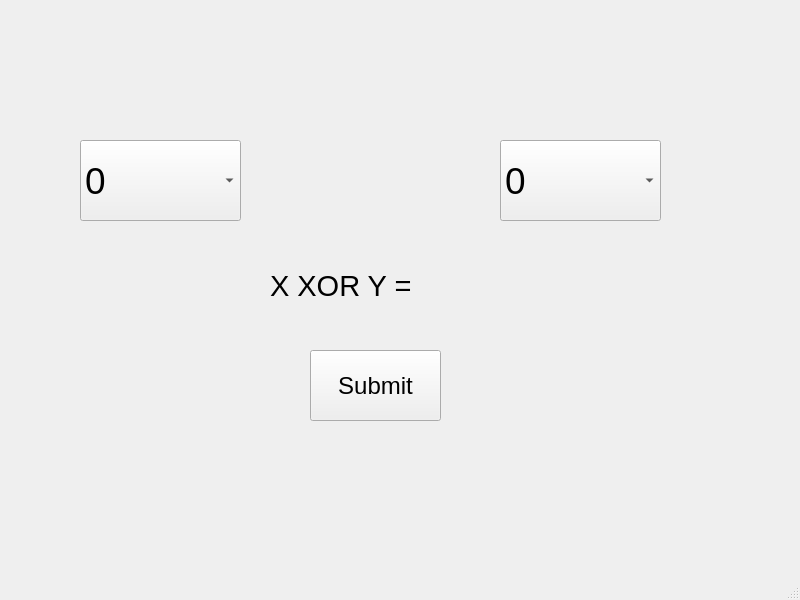
<?xml version="1.0" encoding="UTF-8"?>
<ui version="4.0">
 <class>MainWindow</class>
 <widget class="QMainWindow" name="MainWindow">
  <property name="geometry">
   <rect>
    <x>0</x>
    <y>0</y>
    <width>800</width>
    <height>600</height>
   </rect>
  </property>
  <property name="windowTitle">
   <string>MainWindow</string>
  </property>
  <widget class="QWidget" name="centralwidget">
   <widget class="QComboBox" name="comboX">
    <property name="geometry">
     <rect>
      <x>80</x>
      <y>140</y>
      <width>161</width>
      <height>81</height>
     </rect>
    </property>
    <property name="font">
     <font>
      <pointsize>28</pointsize>
     </font>
    </property>
    <item>
     <property name="text">
      <string>0</string>
     </property>
    </item>
    <item>
     <property name="text">
      <string>1</string>
     </property>
    </item>
   </widget>
   <widget class="QComboBox" name="comboY">
    <property name="geometry">
     <rect>
      <x>500</x>
      <y>140</y>
      <width>161</width>
      <height>81</height>
     </rect>
    </property>
    <property name="font">
     <font>
      <pointsize>28</pointsize>
     </font>
    </property>
    <item>
     <property name="text">
      <string>0</string>
     </property>
    </item>
    <item>
     <property name="text">
      <string>1</string>
     </property>
    </item>
   </widget>
   <widget class="QPushButton" name="submitButton">
    <property name="geometry">
     <rect>
      <x>310</x>
      <y>350</y>
      <width>131</width>
      <height>71</height>
     </rect>
    </property>
    <property name="font">
     <font>
      <pointsize>18</pointsize>
     </font>
    </property>
    <property name="text">
     <string>Submit</string>
    </property>
   </widget>
   <widget class="QLabel" name="label">
    <property name="geometry">
     <rect>
      <x>270</x>
      <y>260</y>
      <width>231</width>
      <height>51</height>
     </rect>
    </property>
    <property name="font">
     <font>
      <pointsize>22</pointsize>
     </font>
    </property>
    <property name="text">
     <string>X XOR Y = </string>
    </property>
   </widget>
  </widget>
  <widget class="QMenuBar" name="menubar">
   <property name="geometry">
    <rect>
     <x>0</x>
     <y>0</y>
     <width>800</width>
     <height>21</height>
    </rect>
   </property>
  </widget>
  <widget class="QStatusBar" name="statusbar"/>
 </widget>
 <resources/>
 <connections/>
</ui>
